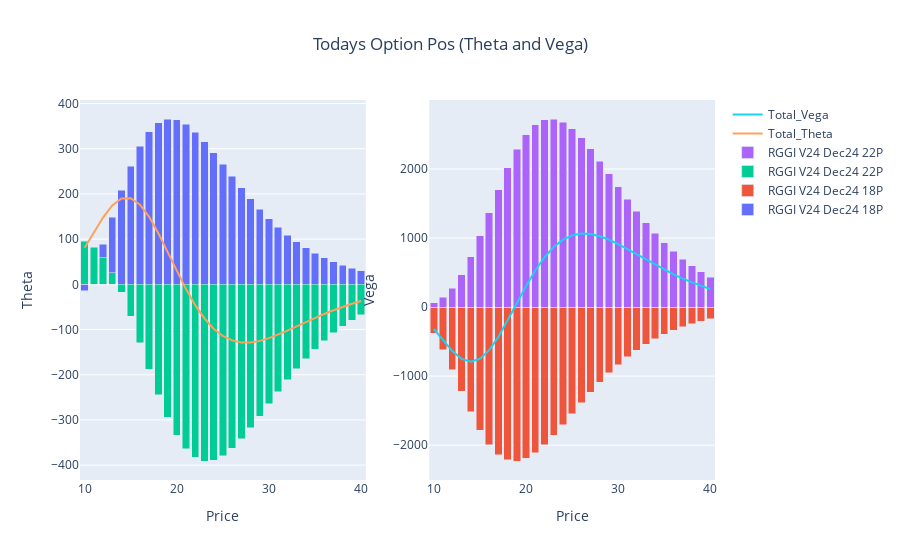

This figure's notebook cell:
### Code cell
fig_t = go.Figure()
for i in list(t)[1:-1]:
    fig_t.add_trace(go.Bar(x=t.Price, y=t[i], name=i, base=0))

fig_t.add_trace(go.Scatter(x=t.Price, y=t.Option_Theta, mode='lines', name='Total_Theta'))


#~~~~~~~~~~~~~~~~~~~~~~~~~~~~~~~~~~~~~~~~~~~~~~~~~~~~~~~~~~~~~~~~~~~~~~~~~~~~~~~~~
fig_v = go.Figure()
for i in list(v)[1:-1]:
    fig_v.add_trace(go.Bar(x=v.Price, y=v[i], name=i, base=0))

fig_v.add_trace(go.Scatter(x=v.Price, y=v.Option_Vega, mode='lines', name='Total_Vega'))

#~~~~~~~~~~~~~~~~~~~~~~~~~~~~~~~~~~~~~~~~~~~~~~~~~~~~~~~~~~~~~~~~~~~~~~~~~~~~~~~~
fig = make_subplots(rows=1, cols=2)
for i in range(0,len(fig_p.data)):
    fig.add_trace(fig_t.data[i], row=1, col=1)
    fig.add_trace(fig_v.data[i], row=1, col=2)
    
#fig.update_layout(title={'text': 'Todays Option Pos (Theta and Vega)','x': 0.5,'xanchor': 'center'}, barmode='stack')
fig.update_layout(title={'text': 'Todays Option Pos (Theta and Vega)','x': 0.5,'xanchor': 'center'})

fig.update_xaxes(title_text="Price", row=1, col=1)
fig.update_yaxes(title_text="Theta", row=1, col=1)
fig.update_xaxes(title_text="Price", row=1, col=2)
fig.update_yaxes(title_text="Vega", row=1, col=2)    
fig.show()

### Figure 1 — Plotly figure (JSON) as saved in the notebook; plotly's stock layout.template omitted (floating-point values rounded to 4 significant figures)
{"data": [{"base": 0, "name": "RGGI V24 Dec24 18P", "type": "bar", "x": [10, 11, 12, 13, 14, 15, 16, 17, 18, 19, 20, 21, 22, 23, 24, 25, 26, 27, 28, 29, 30, 31, 32, 33, 34, 35, 36, 37, 38, 39, 40], "xaxis": "x", "y": [-14.5, 32.13, 88.1, 148.5, 207.8, 261.2, 305.0, 337.2, 357.3, 365.7, 363.9, 353.6, 336.8, 315.4, 291.1, 265.3, 239.1, 213.5, 189.1, 166.2, 145.2, 126.2, 109.1, 93.92, 80.56, 68.87, 58.71, 49.92, 42.35, 35.86, 30.32], "yaxis": "y"}, {"base": 0, "name": "RGGI V24 Dec24 18P", "type": "bar", "x": [10, 11, 12, 13, 14, 15, 16, 17, 18, 19, 20, 21, 22, 23, 24, 25, 26, 27, 28, 29, 30, 31, 32, 33, 34, 35, 36, 37, 38, 39, 40], "xaxis": "x2", "y": [-378.0, -621.3, -910.8, -1220.0, -1519.0, -1782.0, -1991.0, -2136.0, -2214.0, -2230.0, -2191.0, -2109.0, -1993.0, -1854.0, -1702.0, -1544.0, -1386.0, -1233.0, -1089.0, -955.0, -832.4, -721.8, -622.9, -535.4, -458.5, -391.5, -333.3, -283.1, -239.9, -203.0, -171.4], "yaxis": "y2"}, {"base": 0, "name": "RGGI V24 Dec24 22P", "type": "bar", "x": [10, 11, 12, 13, 14, 15, 16, 17, 18, 19, 20, 21, 22, 23, 24, 25, 26, 27, 28, 29, 30, 31, 32, 33, 34, 35, 36, 37, 38, 39, 40], "xaxis": "x", "y": [95.24, 82.01, 59.48, 26.1, -17.96, -70.73, -128.8, -188.0, -244.3, -293.9, -334.4, -364.2, -382.9, -390.9, -389.3, -379.5, -363.2, -342.0, -317.6, -291.4, -264.3, -237.5, -211.6, -187.0, -164.2, -143.3, -124.3, -107.3, -92.27, -79.0, -67.4], "yaxis": "y"}, {"base": 0, "name": "RGGI V24 Dec24 22P", "type": "bar", "x": [10, 11, 12, 13, 14, 15, 16, 17, 18, 19, 20, 21, 22, 23, 24, 25, 26, 27, 28, 29, 30, 31, 32, 33, 34, 35, 36, 37, 38, 39, 40], "xaxis": "x2", "y": [60.11, 138.8, 272.3, 468.9, 726.7, 1033.0, 1367.0, 1702.0, 2015.0, 2284.0, 2495.0, 2638.0, 2714.0, 2724.0, 2677.0, 2582.0, 2450.0, 2291.0, 2114.0, 1929.0, 1743.0, 1560.0, 1385.0, 1220.0, 1069.0, 930.2, 805.4, 694.1, 595.6, 509.2, 433.8], "yaxis": "y2"}, {"mode": "lines", "name": "Total_Theta", "type": "scatter", "x": [10, 11, 12, 13, 14, 15, 16, 17, 18, 19, 20, 21, 22, 23, 24, 25, 26, 27, 28, 29, 30, 31, 32, 33, 34, 35, 36, 37, 38, 39, 40], "xaxis": "x", "y": [80.74, 114.1, 147.6, 174.6, 189.8, 190.4, 176.2, 149.2, 113.0, 71.79, 29.49, -10.6, -46.07, -75.47, -98.16, -114.2, -124.0, -128.5, -128.6, -125.1, -119.1, -111.3, -102.5, -93.1, -83.63, -74.39, -65.6, -57.41, -49.92, -43.14, -37.08], "yaxis": "y"}, {"mode": "lines", "name": "Total_Vega", "type": "scatter", "x": [10, 11, 12, 13, 14, 15, 16, 17, 18, 19, 20, 21, 22, 23, 24, 25, 26, 27, 28, 29, 30, 31, 32, 33, 34, 35, 36, 37, 38, 39, 40], "xaxis": "x2", "y": [-317.9, -482.4, -638.6, -750.9, -792.0, -749.0, -624.5, -433.6, -199.0, 54.27, 303.3, 529.7, 720.9, 870.1, 975.3, 1038.0, 1064.0, 1057.0, 1025.0, 974.4, 910.3, 838.1, 761.9, 685.1, 610.1, 538.7, 472.1, 411.0, 355.7, 306.2, 262.4], "yaxis": "y2"}], "layout": {"barmode": "stack", "title": {"text": "Todays Option Pos (Theta and Vega)", "x": 0.5, "xanchor": "center"}, "xaxis": {"anchor": "y", "domain": [0, 0.45], "title": {"text": "Price"}}, "xaxis2": {"anchor": "y2", "domain": [0.55, 1], "title": {"text": "Price"}}, "yaxis": {"anchor": "x", "domain": [0, 1], "title": {"text": "Theta"}}, "yaxis2": {"anchor": "x2", "domain": [0, 1], "title": {"text": "Vega"}}}}
